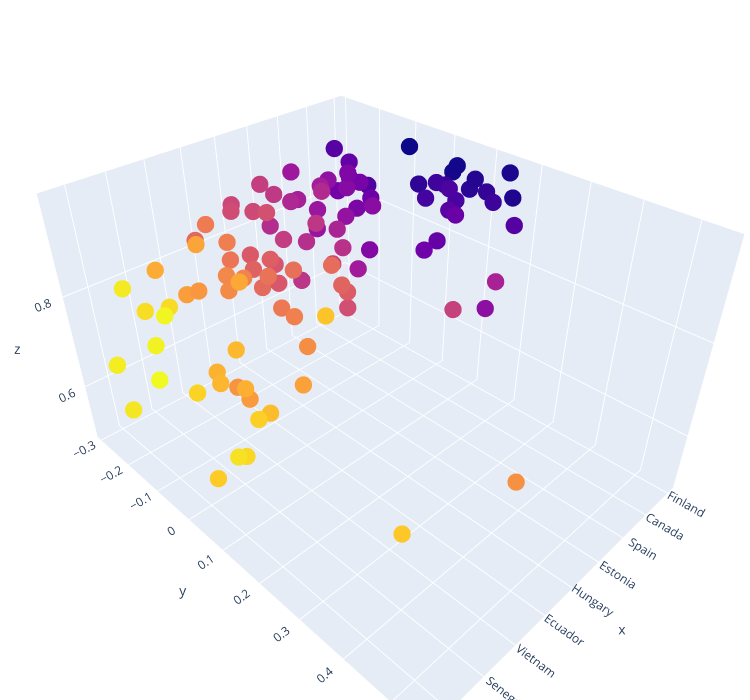

Notebook code for this chart:
### Code cell
# 3D scatter plot with colorscaling for 2021
df_data["Overall rank"] = (df_data.index + 1) # Happiness Rank (we make it start from 1)

trace1 = go.Scatter3d(
    x=df_data["Country name"],
    y=df_data["Generosity"],
    z=df_data["Social support"],
    mode='markers',
    marker=dict(
        size=6,
        color= df_data["Overall rank"],  # set color to an array/list of desired values      
        
    )
)

data = [trace1]
layout = go.Layout(
    margin=dict(
        l=0,
        r=0,
        b=0,
        t=0  
    ),
    width=750,
    height=700
    
)
fig = go.Figure(data=data, layout=layout)
iplot(fig)

### Figure 1 — Plotly figure (JSON) as saved in the notebook; plotly's stock layout.template omitted (floating-point values rounded to 4 significant figures)
{"data": [{"marker": {"color": [1, 2, 3, 4, 5, 6, 7, 8, 9, 10, 11, 12, 13, 14, 15, 16, 17, 18, 19, 20, 21, 22, 23, 24, 25, 26, 27, 28, 29, 30, 31, 32, 33, 34, 35, 36, 37, 38, 39, 40, 41, 42, 43, 44, 45, 46, 47, 48, 49, 50, 51, 52, 53, 54, 55, 56, 57, 58, 59, 60, 61, 62, 63, 64, 65, 66, 67, 68, 69, 70, 71, 72, 73, 74, 75, 76, 77, 78, 79, 80, 81, 82, 83, 84, 85, 86, 87, 88, 89, 90, 91, 92, 93, 94, 95, 97, 98, 99, 100, 101, 102, 103, 104, 105, 106, 107, 108, 109, 110, 111], "size": 6}, "mode": "markers", "type": "scatter3d", "x": ["Finland", "Denmark", "Switzerland", "Iceland", "Netherlands", "Norway", "Sweden", "Luxembourg", "New Zealand", "Austria", "Australia", "Israel", "Germany", "Canada", "Ireland", "Costa Rica", "United Kingdom", "Czech Republic", "United States", "Belgium", "France", "Bahrain", "Malta", "Taiwan Province of China", "United Arab Emirates", "Saudi Arabia", "Spain", "Italy", "Slovenia", "Guatemala", "Uruguay", "Singapore", "Kosovo", "Slovakia", "Brazil", "Mexico", "Jamaica", "Lithuania", "Cyprus", "Estonia", "Panama", "Uzbekistan", "Chile", "Poland", "Kazakhstan", "Romania", "Kuwait", "Serbia", "El Salvador", "Mauritius", "Latvia", "Colombia", "Hungary", "Thailand", "Nicaragua", "Japan", "Argentina", "Portugal", "Honduras", "Croatia", "Philippines", "South Korea", "Peru", "Bosnia and Herzegovina", "Moldova", "Ecuador", "Kyrgyzstan", "Greece", "Bolivia", "Mongolia", "Paraguay", "Montenegro", "Dominican Republic", "North Cyprus", "Belarus", "Russia", "Hong Kong S.A.R. of China", "Tajikistan", "Vietnam", "Libya", "Malaysia", "Indonesia", "Congo (Brazzaville)", "China", "Ivory Coast", "Armenia", "Nepal", "Bulgaria", "Maldives", "Azerbaijan", "Cameroon", "Senegal", "Albania", "North Macedonia", "Ghana", "Turkmenistan", "Gambia", "Benin", "Laos", "Bangladesh", "Guinea", "South Africa", "Turkey", "Pakistan", "Morocco", "Venezuela", "Georgia", "Algeria", "Ukraine", "Iraq"], "y": [-0.098, 0.03, 0.025, 0.16, 0.175, 0.093, 0.086, -0.034, 0.134, 0.042, 0.159, 0.031, 0.011, 0.089, 0.077, -0.126, 0.233, -0.208, 0.098, -0.153, -0.147, 0.089, 0.133, -0.07, 0.074, -0.149, -0.081, -0.084, -0.101, -0.038, -0.092, -0.018, 0.257, -0.124, -0.071, -0.147, -0.137, -0.203, -0.015, -0.106, -0.166, 0.311, -0.044, -0.165, -0.069, -0.219, -0.104, 0.002, -0.11, -0.054, -0.162, -0.135, -0.186, 0.287, 0.02, -0.258, -0.182, -0.244, 0.081, -0.118, -0.097, -0.083, -0.154, 0.113, -0.079, -0.124, 0.119, -0.288, -0.077, 0.116, 0.028, -0.034, -0.133, 0.012, -0.18, -0.111, 0.067, -0.056, -0.098, -0.087, 0.125, 0.542, -0.068, -0.146, -0.016, -0.168, 0.152, -0.096, 0.024, -0.223, 0.026, -0.046, -0.03, 0.038, 0.123, 0.273, 0.424, -0.034, 0.123, -0.041, 0.095, -0.067, -0.139, 0.098, -0.236, -0.169, -0.238, -0.067, -0.011, -0.053], "z": [0.954, 0.954, 0.942, 0.983, 0.942, 0.954, 0.934, 0.908, 0.948, 0.934, 0.94, 0.939, 0.903, 0.926, 0.947, 0.891, 0.934, 0.947, 0.92, 0.906, 0.942, 0.862, 0.931, 0.898, 0.844, 0.891, 0.932, 0.88, 0.948, 0.813, 0.925, 0.915, 0.821, 0.936, 0.882, 0.831, 0.877, 0.935, 0.802, 0.941, 0.896, 0.918, 0.882, 0.898, 0.952, 0.832, 0.843, 0.873, 0.762, 0.905, 0.927, 0.847, 0.943, 0.888, 0.864, 0.884, 0.898, 0.879, 0.812, 0.924, 0.83, 0.799, 0.832, 0.87, 0.857, 0.821, 0.893, 0.823, 0.81, 0.935, 0.893, 0.858, 0.853, 0.82, 0.91, 0.903, 0.836, 0.86, 0.85, 0.827, 0.817, 0.811, 0.636, 0.811, 0.644, 0.799, 0.774, 0.931, 0.913, 0.836, 0.71, 0.71, 0.697, 0.805, 0.727, 0.983, 0.69, 0.489, 0.728, 0.693, 0.639, 0.86, 0.822, 0.651, 0.56, 0.861, 0.671, 0.802, 0.888, 0.746]}], "layout": {"height": 700, "margin": {"b": 0, "l": 0, "r": 0, "t": 0}, "width": 750}}
